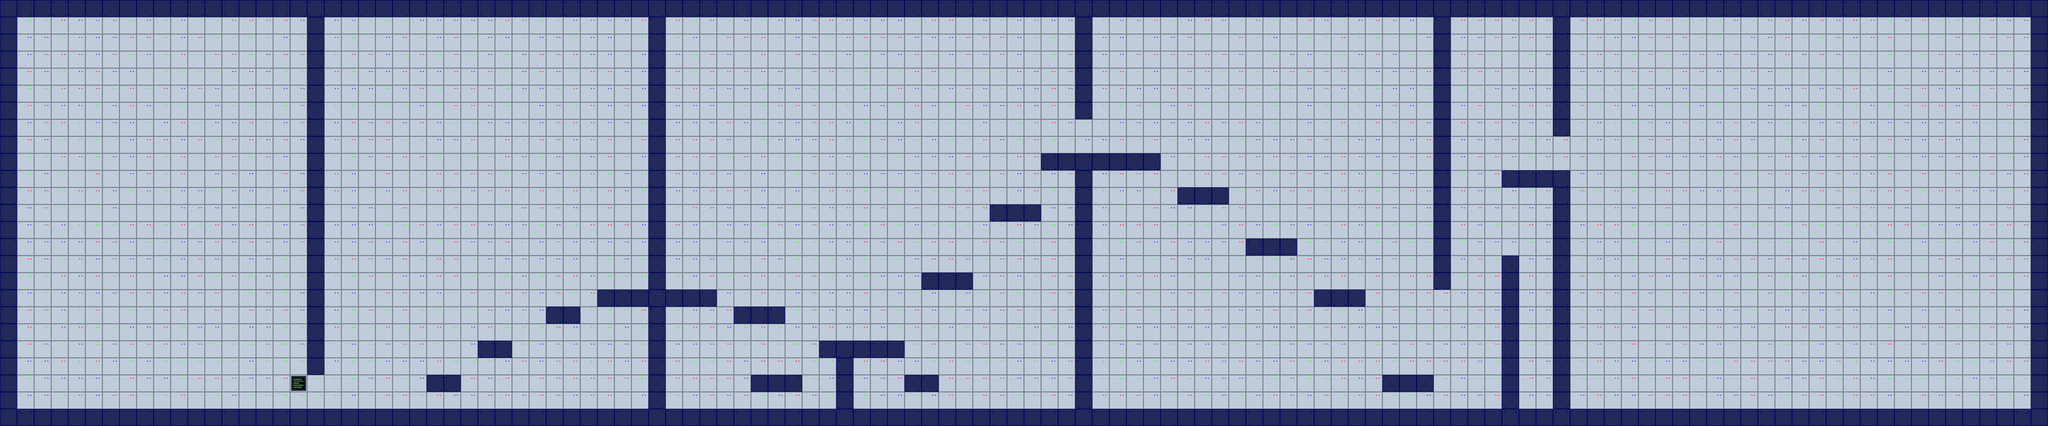

Rendered tile map (Tiled .tmx) drawn with the repository's tilesets; below, a short description and the map source with its tile grids summarised:
An orthogonal 120x25 tile map with 32x32 px tiles, 2 tile layers (Background, Tile Layer 1), 6 tilesets and 9 objects (2x blue, pink, door1, door2, door3, ...).

<map version="1.10" tiledversion="1.10.2" orientation="orthogonal" renderorder="right-down" width="120" height="25" tilewidth="32" tileheight="32" infinite="0" nextlayerid="7" nextobjectid="15">
 <tileset firstgid="1" source="../Assets/tilesets/tileset.tsx" />
 <tileset firstgid="17" source="../Assets/tilesets/door.tsx" />
 <tileset firstgid="18" source="../Assets/tilesets/portal pink.tsx" />
 <tileset firstgid="19" source="../Assets/tilesets/teleporter.tsx" />
 <tileset firstgid="20" source="../Assets/tilesets/shard.tsx" />
 <tileset firstgid="21" source="../Assets/tilesets/portal blue.tsx" />
 <layer id="2" name="Background" width="120" height="25">
  <data>[3000 cells, 3000 non-empty, 4 distinct tile ids]</data>
 </layer>
 <layer id="1" name="Tile Layer 1" width="120" height="25">
  <data>[3000 cells, 452 non-empty, 1 distinct tile ids]</data>
 </layer>
 <objectgroup id="4" name="Portals">
  <object id="12" name="blue" gid="21" x="701.333" y="768" width="64" height="64" />
  <object id="13" name="pink" gid="18" x="1298.67" y="768" width="64" height="64" />
  <object id="14" name="blue" gid="21" x="2473.33" y="766.667" width="64" height="64" />
 </objectgroup>
 <objectgroup id="3" name="Doors">
  <object id="1" name="door1" gid="17" x="576" y="769.333" width="32" height="64">
   <properties>
    <property name="Passable" value="hecker" />
   </properties>
  </object>
  <object id="4" name="door2" gid="17" x="2016" y="289.333" width="32" height="64">
   <properties>
    <property name="Passable" value="all" />
   </properties>
  </object>
  <object id="6" name="door3" gid="17" x="2912" y="320" width="32" height="64">
   <properties>
    <property name="Passable" value="thief" />
   </properties>
  </object>
 </objectgroup>
 <objectgroup id="5" name="Teleporters">
  <object id="3" name="teleporter1" gid="19" x="1172.33" y="544" width="43" height="64">
   <properties>
    <property name="to" value="teleporter2" />
   </properties>
  </object>
  <object id="7" name="teleporter2" gid="19" x="1248.33" y="545.333" width="43" height="64">
   <properties>
    <property name="to" value="teleporter1" />
   </properties>
  </object>
 </objectgroup>
 <objectgroup id="6" name="Shards">
  <object id="8" name="shard1" gid="20" x="3370.33" y="759" width="14" height="14" />
 </objectgroup>
</map>
